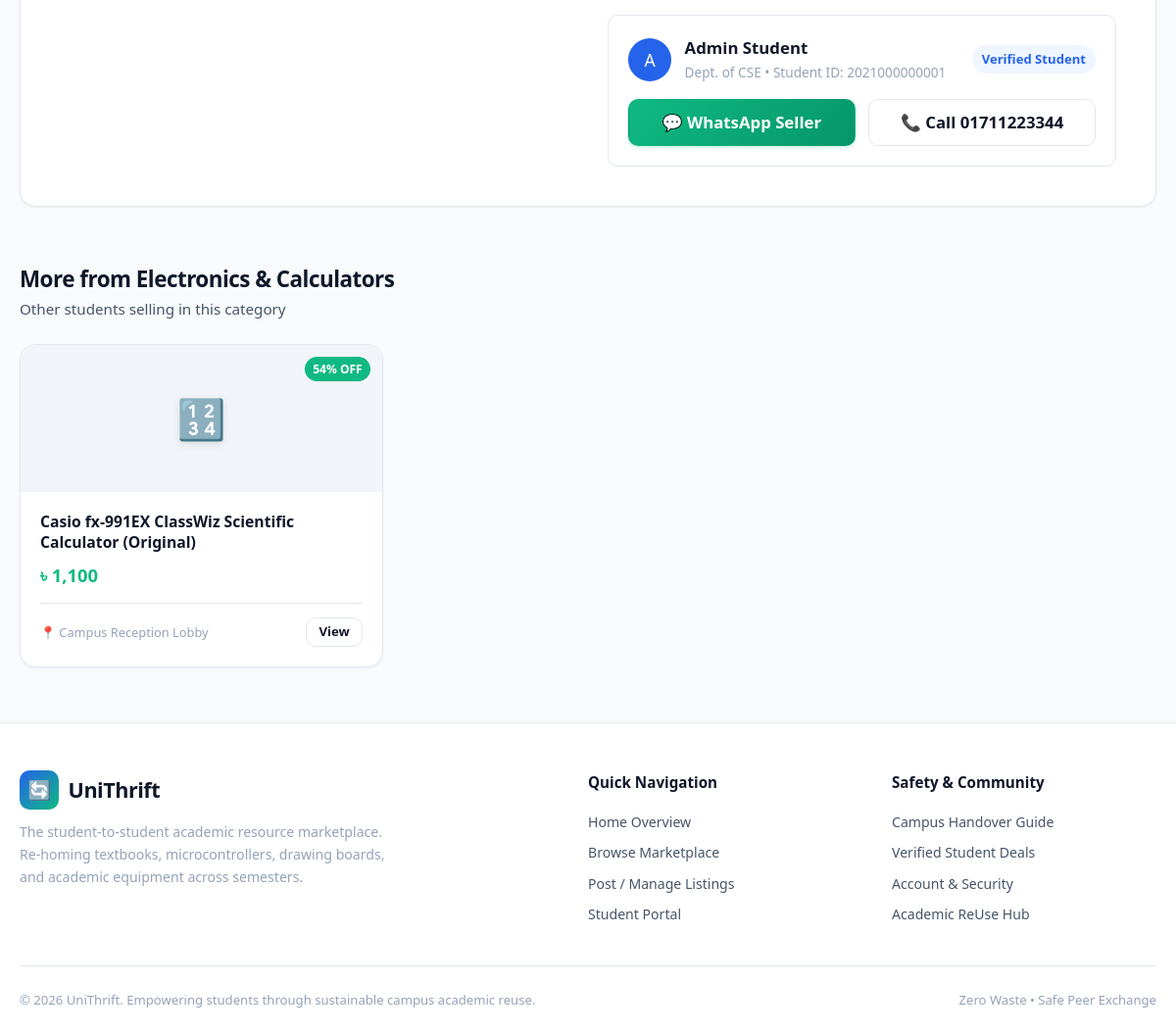
/item_details.php?id=8 (lower part), run on an earlier commit of the app's database.
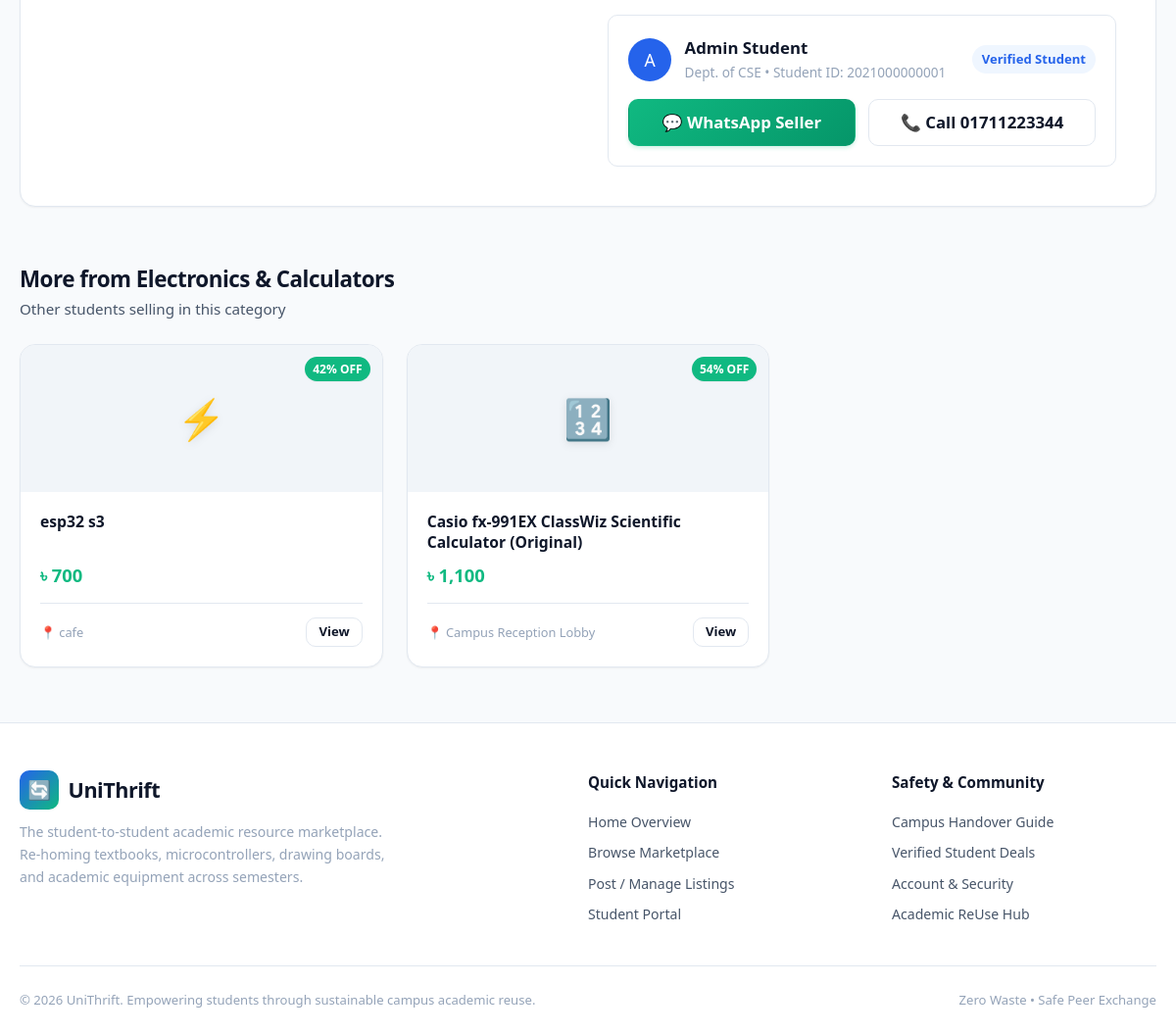
And on a later commit of the database.
### tables this page shows
CREATE TABLE `items` (
  `id` int(11) NOT NULL AUTO_INCREMENT,
  `user_id` int(11) NOT NULL,
  `title` varchar(150) NOT NULL,
  `category` enum('Textbooks','Lab Gear & Kits','Drawing & Tools','Electronics & Calculators','Other') NOT NULL,
  `course_code` varchar(20) DEFAULT NULL,
  `item_condition` enum('Like New','Gently Used','Fair') NOT NULL,
  `original_price` decimal(10,2) NOT NULL,
  `selling_price` decimal(10,2) NOT NULL,
  `description` text NOT NULL,
  `meetup_location` varchar(120) NOT NULL,
  `image_icon` varchar(10) DEFAULT '?',
  `status` enum('Available','Reserved','Sold') DEFAULT 'Available',
  `created_at` timestamp NOT NULL DEFAULT current_timestamp(),
  `updated_at` timestamp NOT NULL DEFAULT current_timestamp() ON UPDATE current_timestamp(),
  PRIMARY KEY (`id`),
  KEY `user_id` (`user_id`),
  CONSTRAINT `items_ibfk_1` FOREIGN KEY (`user_id`) REFERENCES `users` (`id`) ON DELETE CASCADE
);

### includes/auth_check.php (called while the page is built, shortened)
<?php
function format_price($amount): string {
    return APP_CURRENCY . ' ' . number_format((float)$amount, 0);
}
function calc_discount_pct($original, $selling): int {
    $orig = (float)$original;
    $sell = (float)$selling;
    return (int)round((($orig - $sell) / $orig) * 100);
}

### item_details.php (the view, shortened to what the changed rows need)
<?php
require_once __DIR__ . '/config/db.php';
require_once __DIR__ . '/includes/auth_check.php';
$itemId = isset($_GET['id']) ? (int)$_GET['id'] : 0;
$relatedItems = [];
try {
    $stmt = $pdo->prepare("
        SELECT i.*, u.full_name as seller_name, u.email as seller_email,
               u.phone as seller_phone, u.department as seller_dept, u.student_id as seller_sid
        FROM items i
        JOIN users u ON i.user_id = u.id
        WHERE i.id = :id
        LIMIT 1
    ");
    $stmt->execute([':id' => $itemId]);
    $item = $stmt->fetch();
    $relStmt = $pdo->prepare("
        SELECT * FROM items
        WHERE category = :cat AND id != :id AND status = 'Available'
        ORDER BY id DESC LIMIT 3
    ");
    $relStmt->execute([':cat' => $item['category'], ':id' => $itemId]);
    $relatedItems = $relStmt->fetchAll();
} catch (PDOException $e) {
    set_flash('error', 'Database error: ' . $e->getMessage());
    header("Location: marketplace.php");
    exit();
}
require_once __DIR__ . '/includes/header.php';
?>
<div class="container" style="padding-top: 2rem; padding-bottom: 3.5rem;">
    <?php if (!empty($relatedItems)): ?>
        <div style="margin-top: 3.5rem;">
            <div class="items-grid">
                <?php foreach ($relatedItems as $rel): ?>
                    <?php $relDiscount = calc_discount_pct($rel['original_price'], $rel['selling_price']); ?>
                    <div class="item-card">
                        <div class="card-img-wrap" style="height: 150px;">
                            <span class="card-img-placeholder" style="font-size: 2.5rem;"><?= htmlspecialchars($rel['image_icon'] ?? '📦') ?></span>
                            <?php if ($relDiscount > 0): ?>
                                <span class="card-badge-discount"><?= $relDiscount ?>% OFF</span>
                            <?php endif; ?>
                        </div>
                        <div class="card-body">
                            <h4 class="card-title" style="font-size: 0.98rem;">
                                <a href="item_details.php?id=<?= (int)$rel['id'] ?>" style="color: inherit;">
                                    <?= htmlspecialchars($rel['title']) ?>
                                </a>
                            </h4>
                            <div class="card-price-row">
                                <span class="price-current" style="font-size: 1.15rem;"><?= format_price($rel['selling_price']) ?></span>
                            </div>
                            <div class="card-footer">
                                <span>📍 <?= htmlspecialchars($rel['meetup_location']) ?></span>
                                <a href="item_details.php?id=<?= (int)$rel['id'] ?>" class="btn btn-outline btn-sm">View</a>
                            </div>
                        </div>
                    </div>
                <?php endforeach; ?>
            </div>
        </div>
    <?php endif; ?>
</div>
<?php require_once __DIR__ . '/includes/footer.php'; ?>

What changed in the data, as far as the page shows it:
added items: image_icon "⚡", relDiscount "42", title "esp32 s3", selling_price "৳ 700", meetup_location "cafe"
